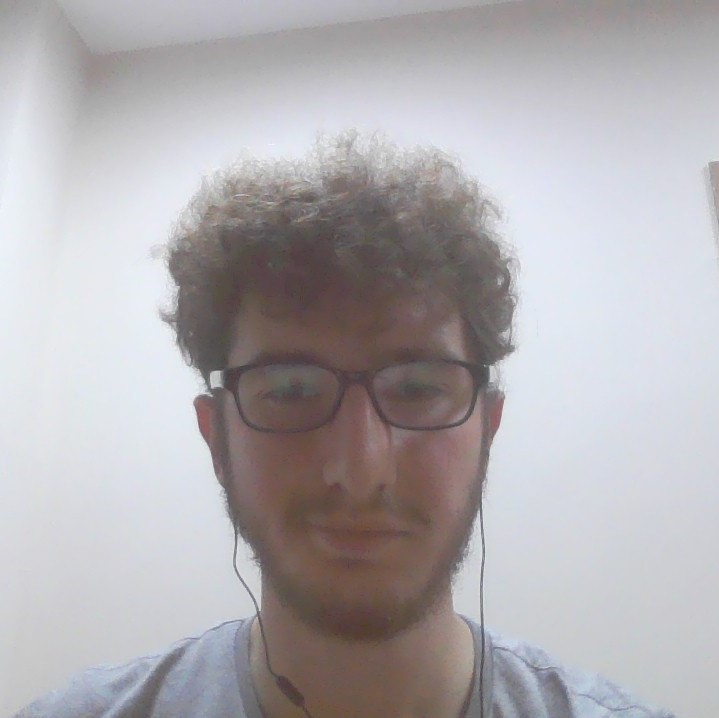
#> input picture Python Kodları/me.jpg, 719 x 718 px
$ python 'Pythonda çift eşikleme.py'
#> lines starting #> are read from the running program, lines starting #| are printed output that depends on the picture; after the words box and inside, x2 and y2 are one past the last pixel; in counts of white or black regions, pixels touching at a corner belong together
import cv2 as cv
import matplotlib.pyplot as plt

img = cv.imread("me.jpg")
#> img is the input picture: shape (718, 719, 3); mean B, G, R 176.9, 173.8, 177.2
img = cv.cvtColor(img, cv.COLOR_BGR2GRAY)
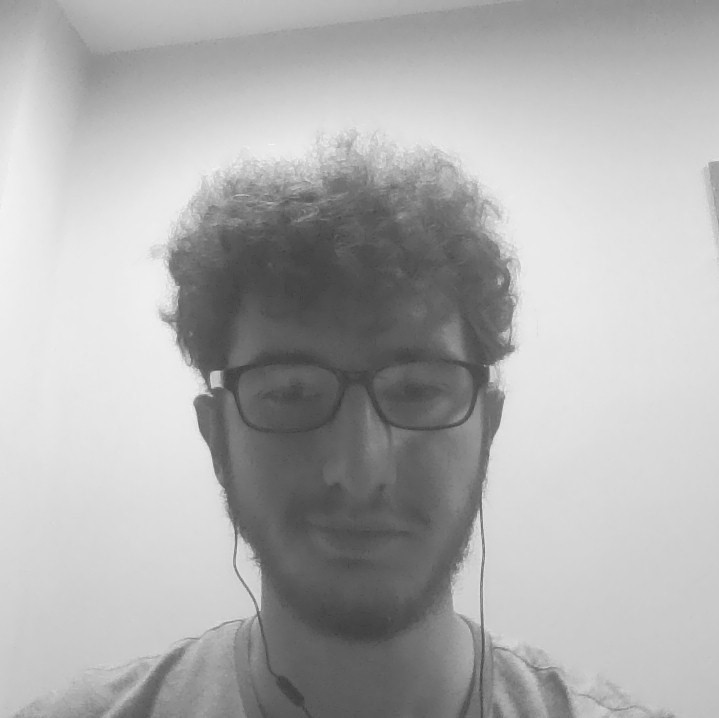
#> img: shape (718, 719); min 58, max 246, mean 175.1

th = cv.inRange(img, 100, 150)
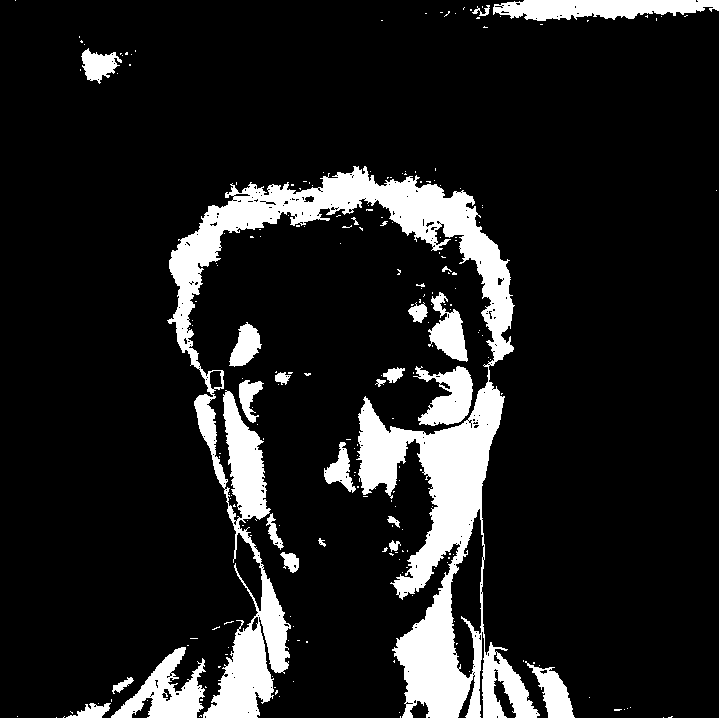
#> th: shape (718, 719); 12.7% white; 222 white regions (198 under 20 px), largest, box (x1, y1, x2, y2) and area: (167, 166, 540, 718) 49023, (493, 0, 719, 21) 3411, (111, 647, 206, 718) 2986

plt.subplot(1, 2, 1)
plt.imshow(img, cmap="gray")
plt.gca().set_title("Original")

plt.subplot(1, 2, 2)
plt.imshow(th, cmap="gray")
plt.gca().set_title("Threshold")

plt.show()
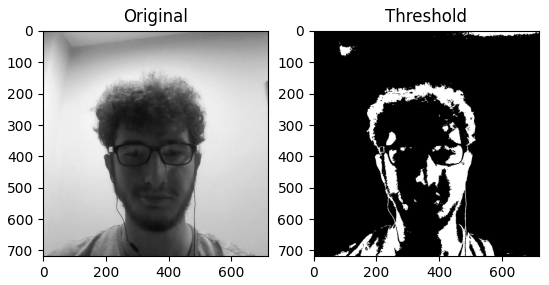
#> figure drawn by matplotlib, 2 panels

cv.waitKey(0)

$ run again, with Python Kodları/me2.jpg copied over Python Kodları/me.jpg
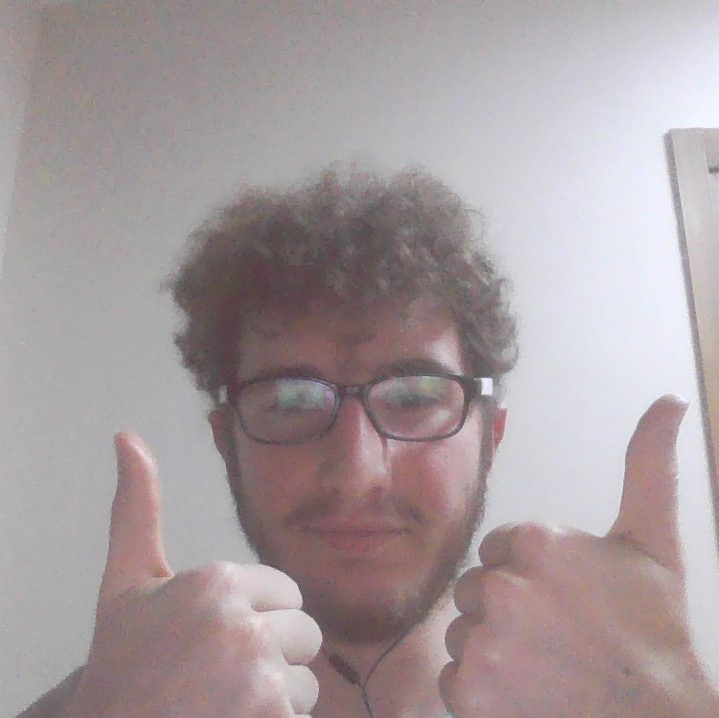
#> input picture Python Kodları/me2.jpg, 719 x 718 px
#> img is the input picture: shape (718, 719, 3); mean B, G, R 158, 155.6, 166.8
#> img: shape (718, 719)
#> `th = cv.inRange(img, 100, 150)`:
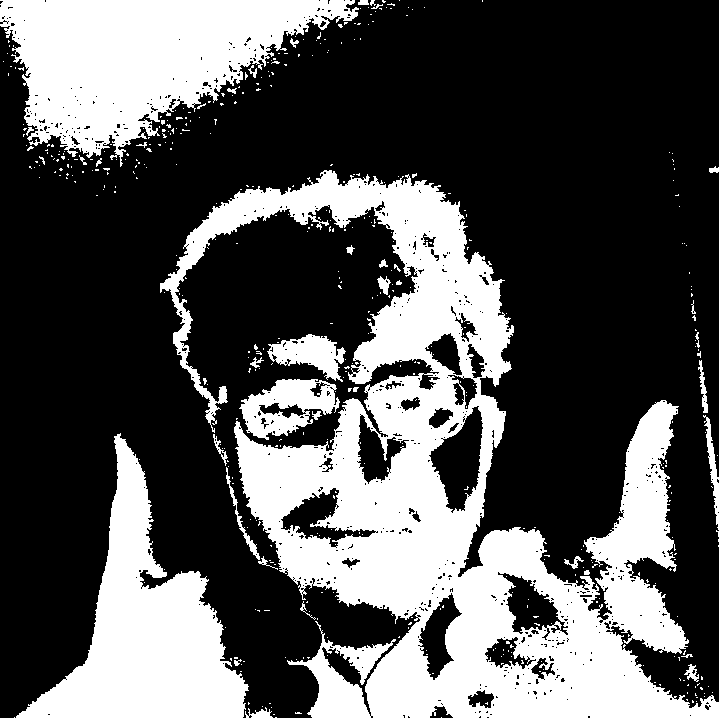
#> th: shape (718, 719); 33.5% white; 477 white regions (438 under 20 px), largest, box (x1, y1, x2, y2) and area: (160, 170, 719, 718) 106143, (0, 0, 359, 167) 31859, (16, 433, 249, 718) 25680
#> `plt.show()`:
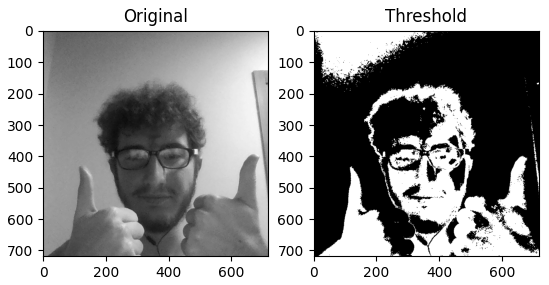
#> figure drawn by matplotlib, 2 panels
